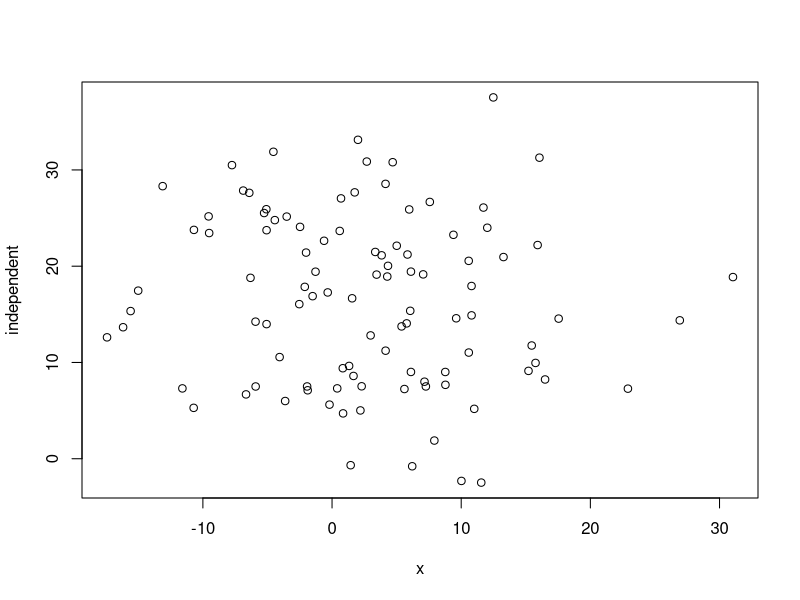
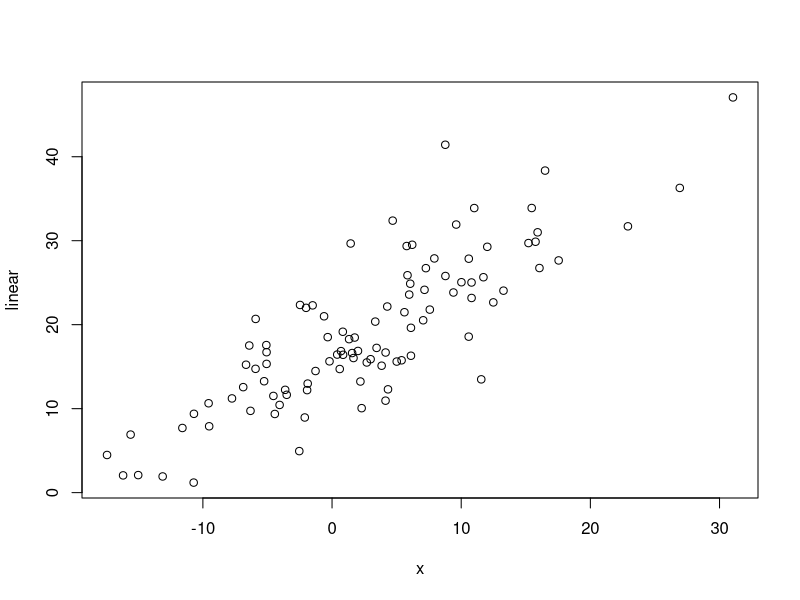
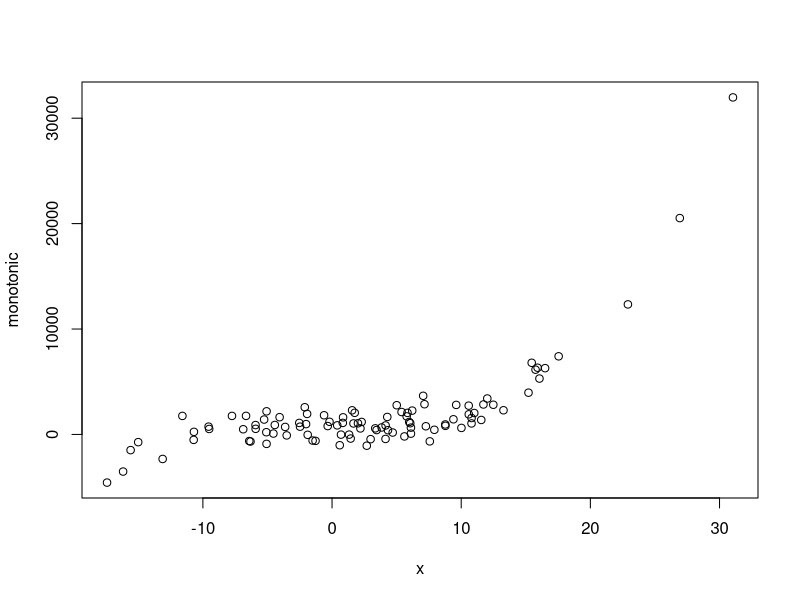
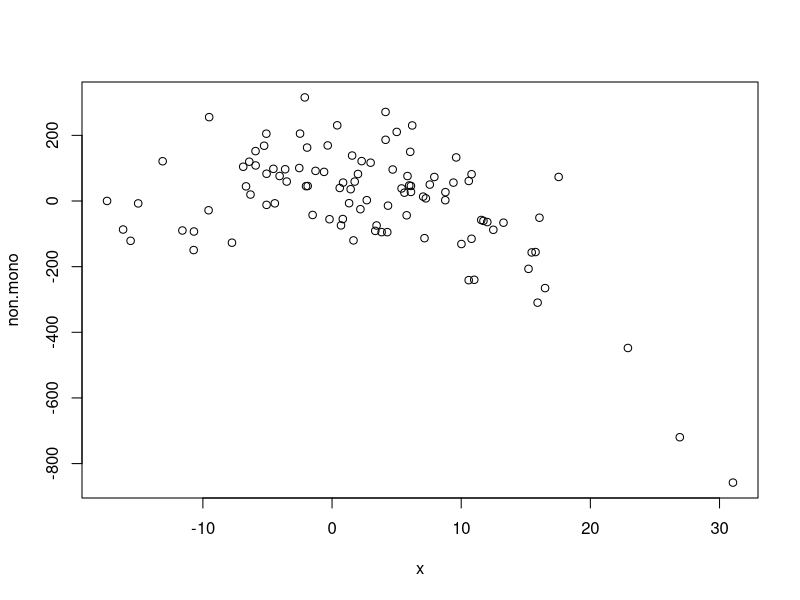

The R source for these figures, in order: (Note: this script raises an error after producing the figures.)
## ---- chunk 1
library(knitr)
library(rmarkdown)
opts_knit$set(root.dir='~/Documents/repos/tutorials/2017-07-10_network_analysis')
opts_chunk$set(tidy.opts=list(width.cutoff=60),tidy=TRUE)
## ---- chunk 2
library(Hmisc)
library(reshape2)
library(igraph)
library(sna)
library(RColorBrewer)
## ---- chunk 3
set.seed(35)
x <- rnorm(100, mean=1, sd=9)
independent<-0+rnorm(100, mean=14, sd=9)
linear <- rnorm(100, mean=17, sd=5) +0.8*x
monotonic <- rnorm(100, mean=800, sd=1000) + x^3
non.mono <-  rnorm(100, mean=100, sd=100) - x^2

#put them all together
df<-data.frame(x, independent, linear, monotonic, non.mono)
head(df)
## ---- chunk 4
plot(independent ~ x, data = df)
## ---- chunk 5
plot(linear ~ x, data = df)
## ---- chunk 6
plot(monotonic ~ x, data = df)
## ---- chunk 7
plot(non.mono ~ x, data = df)
## ---- chunk 8
results_sp<-rcorr(as.matrix(df[, 3:7]),type="spearman")
results_hd<-hoeffd(as.matrix(df[, 3:7])) 

#make two seperate objects for p-value and correlation coefficients
rhos<-results_sp$r
sp_ps<-results_sp$P
ds<-results_hd$D
ds_ps<-results_hd$P

# going to melt these objects to 'long form' where the first two columns make up the pairs of OTUs, I am also removing NA's as they are self-comparisons, not enough data, other bad stuff
sp_melt<-na.omit(melt(sp_ps))
ds_melt<-na.omit(melt(ds_ps))

#creating a qvalue (adjusted pvalue) based on FDR
sp_melt$spearman_qval<-p.adjust(sp_melt$value, "fdr")
ds_melt$hoeffding_qval<-p.adjust(ds_melt$value, "fdr")
#making column names more relevant
names(sp_melt)[3]<-"spearman_pval"
names(ds_melt)[3]<-"hoeffding_pval"

# now melting the correlations
rho.melt<-na.omit(melt(rhos))
d.melt<-na.omit(melt(ds))
# add column names
names(rho.melt)[3]<-"rho"
names(d.melt)[3]<-"D"

#merging and subset for significant coefficients
sp_merged<-merge(sp_melt,rho.melt,by=c("Var1","Var2"))
ds_merged<-merge(ds_melt, d.melt,by=c("Var1","Var2"))
merged<-merge(sp_merged, ds_merged, by=c("Var1", "Var2"))
#subset for significant relationships
merged<-subset(merged, spearman_qval < 0.05 | spearman_qval >= 0.05 & hoeffding_qval < 0.05 | !is.na(spearman_qval) | !is.na(hoeffding_qval))

#because both rho and D are coefficient, we can combine them
merged$coefficient_type <- ifelse(abs(merged$rho) > abs(merged$D), "rho", "D")
merged$coefficient <- ifelse(merged$coefficient_type == colnames(merged)[5], merged$rho, merged$D)

#remove 
final_results <- merged[, c("Var1", "Var2", "coefficient", "coefficient_type")]
head(final_results)
## ---- chunk 9
# turn relationships into a network graph
# the relationships here are undirected
temp.graph<-graph.edgelist(as.matrix(final_results[,c(1,2)]),directed=FALSE)
# E() assigns edge atributes
E(temp.graph)
E(temp.graph)$weight<-abs(final_results$coefficient)
## ---- chunk 10
plot(temp.graph)
# add some graph attributes
plot(temp.graph, vertex.size = 5, edge.width=E(temp.graph)$weight)
## ---- chunk 11
# because our network is undirected, every relationship is duplicated. "simplify" removes duplicated nodes and edges
temp.simplified<-simplify(temp.graph, edge.attr.comb="mean")
    # by default, it would use "sum"
plot(temp.simplified, edge.width=E(temp.simplified)$weight)
## ---- chunk 12
E(temp.simplified)$weight <- E(temp.simplified)$weight * 10
plot(temp.simplified, edge.width=E(temp.simplified)$weight)
## ---- chunk 13
plot(temp.simplified, edge.width=E(temp.simplified)$weight, layout=layout_in_circle)
plot(temp.simplified, edge.width=E(temp.simplified)$weight, layout=layout_as_tree)
plot(temp.simplified, edge.width=E(temp.simplified)$weight, layout=layout_nicely)
# more here: http://igraph.org/r/doc/layout_.html
## ---- chunk 14
E(temp.graph)$coefficient <- final_results$coefficient
E(temp.graph)$lty <- ifelse(E(temp.graph)$coefficient > 0, 1, 2)
temp.simplified<-simplify(temp.graph, edge.attr.comb="mean")
E(temp.simplified)$lty <- ifelse(E(temp.simplified)$coefficient > 0, 1, 2)
plot(temp.simplified, edge.width=E(temp.simplified)$weight, layout=layout_in_circle, edge.lty = E(temp.simplified)$lty)
## ---- chunk 15
E(temp.simplified)$colors <- ifelse(E(temp.simplified)$coefficient > 0, "black", "red")
plot(temp.simplified, edge.width=E(temp.simplified)$weight, layout=layout_in_circle, edge.lty = E(temp.simplified)$lty, edge.color = E(temp.simplified)$colors)
## ---- chunk 16
df <- data.frame(V(temp.simplified)$name)
df
## ---- chunk 17
colorCount <- length(unique(df[, 1]))
getPalette <- colorRampPalette(brewer.pal(8, "Dark2"))
df$colors <- getPalette(colorCount)
V(temp.simplified)$colors <- df$colors
plot(temp.simplified, edge.width=E(temp.simplified)$weight, layout=layout_in_circle, edge.lty = E(temp.simplified)$lty, edge.color = E(temp.simplified)$colors, vertex.color = V(temp.simplified)$colors)
## ---- chunk 18
plot(temp.simplified, edge.width=E(temp.simplified)$weight, layout=layout_in_circle, edge.lty = E(temp.simplified)$lty, edge.color = E(temp.simplified)$colors, vertex.color = V(temp.simplified)$colors, vertex.label=NA)
legend(x=-1.5, y=-1.1, df[, 1], pch=21, col="black", pt.bg=df$colors, pt.cex=2, cex=.8, bty="n", ncol=1)
## ---- chunk 19
V(temp.simplified)$frame.color <- df$colors
plot(temp.simplified, edge.width=E(temp.simplified)$weight, layout=layout_in_circle, edge.lty = E(temp.simplified)$lty, edge.color = E(temp.simplified)$colors, vertex.color = V(temp.simplified)$colors, vertex.frame.color = V(temp.simplified)$frame.color, vertex.label=NA)
legend(x=-1.5, y=-1.1, df[, 1], pch=21, col=df$colors, pt.bg=df$colors, pt.cex=2, cex=.8, bty="n", ncol=1)
## ---- chunk 20
# number of nodes
N_nodes<-vcount(temp.graph)
# number of edges
N_edges<-ecount(temp.graph)

# how well do our network cluster?
g.components <- clusters(temp.graph)
# number of clusters
N_clusters<-g.components$no
# size of the largest cluster in the network
Max_csize<-max(g.components$csize)
# and the number of edges associated with
Max_c_edges<-ecount(induced.subgraph(temp.graph, which(g.components$membership == which.max(g.components$csize))))

# the number of edges in a network divided by the total number of possible edges
g.density<-graph.density(temp.graph)

# the paths around the network on average
g.pathlength.avg<-average.path.length(temp.graph)

# centrality: how connected is the network?
# by betweenness: the number of shortest paths from all nodes to all others that pass through that node.
betcent<-centralization.betweenness(temp.graph)$centralization
# by degree: the number of edges a node has.
degcent<-centralization.degree(temp.graph)$centralization

# modularity: are nodes connected within their clusters (modules) more than between clusters than they would by chance?
g.mod<-modularity(edge.betweenness.community(temp.graph))

# effective size: the number of relationships between a node and other unrelated nodes
## effective size function ##
# definite a function like this
ego.effective.size <- function(g, ego, ...) {
  egonet <- induced.subgraph(g, neighbors(g, ego, ...))
  n <- vcount(egonet)
  t <- ecount(egonet)
  return(n - (2 * t) / n)
}
effective.size <- function(g, ego=NULL, ...) {
  if(!is.null(ego)) {
    return(ego.effective.size(g, ego, ...))
  }
  return (sapply(V(g), function(x) {ego.effective.size(g,x, ...)}))
}
# calculate average effective size
efsize_avg<-mean(effective.size(temp.graph, mode = "all"))

# combine them together
test<-cbind(N_nodes, N_edges, N_clusters, Max_csize, Max_c_edges, g.density, g.pathlength.avg, betcent, degcent, g.mod, efsize_avg)
